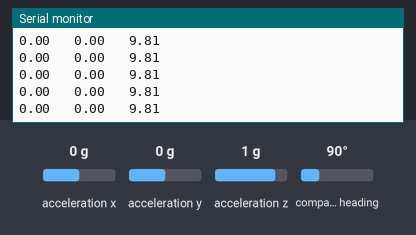
This sketch was run on a simulated ESP32. On the bench: the last lines printed to the serial monitor. Inputs (shaded band) come from the test bench; at power-on: acceleration x 0 g, acceleration y 0 g, acceleration z 1 g, compass heading 90°.

Above: at 2.2 s.
2.3 s: acceleration x set to -1.4 g
At 3.4 s:
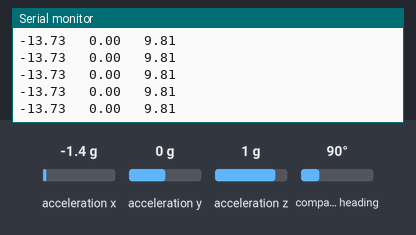
5.3 s: acceleration y set to -1.4 g
At 5.9 s:
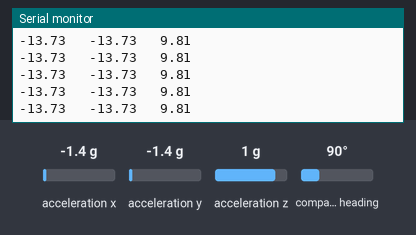
8.3 s: acceleration x set to 0 g
At 9.0 s:
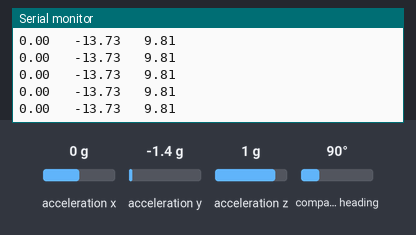
11.3 s: acceleration z set to -0.8 g
At 12.1 s:
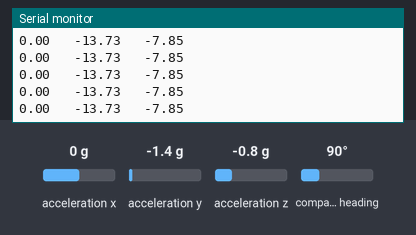
17.3 s: acceleration y set to -0.8 g
At 18.0 s:
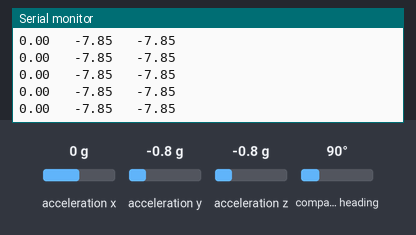
20.3 s: acceleration x set to -0.8 g
At 21.2 s:
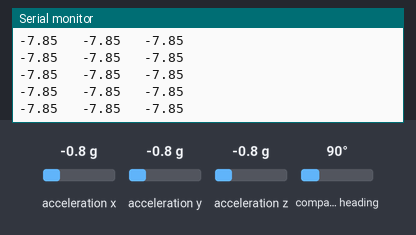
Timing chart, 0 to 23.3 s (numbered marks = the images above; inputs shaded):
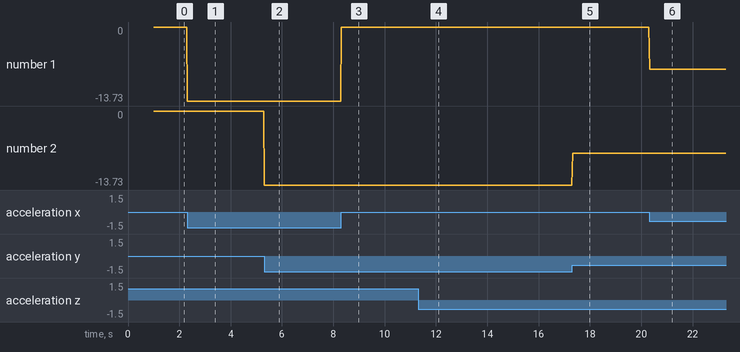

The sketch:

BNO055_Test_Code.ino
```cpp
/*
 * Modified from Arduino BN055 tutorial:
 * https://learn.adafruit.com/adafruit-bno055-absolute-orientation-sensor/arduino-code
 *
 * File added by Rita Tagarao
 */

#include <Wire.h>
#include <Adafruit_Sensor.h>
#include <Adafruit_BNO055.h>
#include <utility/imumaths.h>

Adafruit_BNO055 bno = Adafruit_BNO055(55);
/* Declare orientation array
 * [check, xRad, yRad, zRad, accelX, accelY, accelZ, gyroX, gryoY, gyroZ, magX, magY, magZ]
 */
float orient[13];

void setup(void) {
  Serial.begin(9600);
  Serial.println("BNO055 Test");
  Serial.println("");
  if(!bno.begin(bno.OPERATION_MODE_NDOF)) //bno.OPERATION_MODE_IMUPLUS   bno.OPERATION_MODE_NDOF
  {
    Serial.print("BNO055 failed to start");
    while(1);
  }

  bno.setExtCrystalUse(true);

//  pinMode(2,OUTPUT); //Pin 2 for BNO reset set as output

  uint8_t cal, gyro, accel, mag = 0;
  bno.getCalibration(&cal, &gyro, &accel, &mag);

  Serial.print("Calibrating BNO055  ");
  Serial.print(cal);
  Serial.print("  ");
  Serial.print(gyro);
  Serial.print("  ");
  Serial.print(accel);
  Serial.print("  ");
  Serial.println(mag);

  while(cal != 3)
  {
    bno.getCalibration(&cal, &gyro, &accel, &mag);
    Serial.print("Calibrating BNO055  ");
    Serial.print(cal);
    Serial.print("  ");
    Serial.print(gyro);
    Serial.print("  ");
    Serial.print(accel);
    Serial.print("  ");
    Serial.println(mag);
    delay(1000);
  }

  //Serial.println("BNO055 Calibrated and reset");

//Attach and center servos
//  s_pitch.attach(SERVO_PIN_PITCH);
//  s_yaw.attach(SERVO_PIN_YAW);
//  s_pitch.writeMicroseconds(1500);
//  s_yaw.writeMicroseconds(1500);
//  Serial.println("Servos attached and centered");

  delay(1000);
}

void loop(void)
{
  /* Angle data
  imu::Vector<3> euler = bno.getVector(Adafruit_BNO055::VECTOR_EULER);

  /* Display the floating point data of degrees
  Serial.printf("radX:%.2f",euler.x());
  Serial.printf("radY:%.2f",euler.y());
  Serial.printf("radZ:%.2f",euler.z());
  Serial.print("      ");
  orient[1] = euler.x();
  orient[2] = euler.y();
  orient[3] = euler.z();
  delay(100);
  */

  /* Acceleration data */
  imu::Vector<3> accel = bno.getVector(Adafruit_BNO055::VECTOR_ACCELEROMETER);

  /* Display the floating point data m/s^2*/
  Serial.printf("%.2f   ",accel.x());
  Serial.printf("%.2f   ",accel.y());
  Serial.printf("%.2f   ",accel.z());
  Serial.print("\n");


  /* Gyro data
  imu::Vector<3> gyro = bno.getVector(Adafruit_BNO055::VECTOR_GYROSCOPE);

  /* Display the floating point data rad/sec
  Serial.printf("gyroX:%.2f",gyro.x());
  Serial.printf("gyroY:%.2f",gyro.y());
  Serial.printf("gyroZ:%.2f",gyro.y());
  Serial.print("      ");
  orient[7] = gyro.x();
  orient[8] = gyro.y();
  orient[9] = gyro.z();
  delay(100);

  /* Magnetometer data
  imu::Vector<3> mag = bno.getVector(Adafruit_BNO055::VECTOR_MAGNETOMETER);

  /* Display the floating point data micro Teslas
  Serial.printf("magX:%.2f",mag.x());
  Serial.printf("magY:%.2f",mag.y());
  Serial.printf("magZ:%.2f",mag.z());
  Serial.println("      ");
  orient[10] = mag.x();
  orient[11] = mag.y();
  orient[12] = mag.z();
  delay(100);
  */
}
```

Measured:
- after the input at 2.3 s, the serial monitor: prints a new line at once (image 1)
- after the input at 5.3 s, the serial monitor: prints a new line at once (image 2)
- after the input at 8.3 s, the serial monitor: prints a new line at once (image 3)
- after the input at 11.3 s, the serial monitor: prints a new line at once (image 4)
- after the input at 17.3 s, the serial monitor: prints a new line at once (image 5)
- after the input at 20.3 s, the serial monitor: prints a new line at once (image 6)
- plotted number 1: 0 → -13.73 after the input at 2.3 s, -13.73 → 0 after the input at 8.3 s
